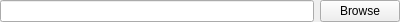
<?xml version="1.0" encoding="UTF-8"?>
<ui version="4.0">
 <class>DirSelector</class>
 <widget class="QWidget" name="DirSelector">
  <property name="geometry">
   <rect>
    <x>0</x>
    <y>0</y>
    <width>400</width>
    <height>22</height>
   </rect>
  </property>
  <property name="sizePolicy">
   <sizepolicy hsizetype="Preferred" vsizetype="Preferred">
    <horstretch>0</horstretch>
    <verstretch>0</verstretch>
   </sizepolicy>
  </property>
  <property name="windowTitle">
   <string>Form</string>
  </property>
  <layout class="QHBoxLayout" name="horizontalLayout">
   <property name="leftMargin">
    <number>0</number>
   </property>
   <property name="topMargin">
    <number>0</number>
   </property>
   <property name="rightMargin">
    <number>0</number>
   </property>
   <property name="bottomMargin">
    <number>0</number>
   </property>
   <item>
    <widget class="QLineEdit" name="directoryEdit"/>
   </item>
   <item>
    <widget class="QPushButton" name="browseButton">
     <property name="locale">
      <locale language="English" country="UnitedStates"/>
     </property>
     <property name="text">
      <string>Browse</string>
     </property>
     <property name="flat">
      <bool>false</bool>
     </property>
    </widget>
   </item>
  </layout>
 </widget>
 <resources/>
 <connections/>
</ui>
